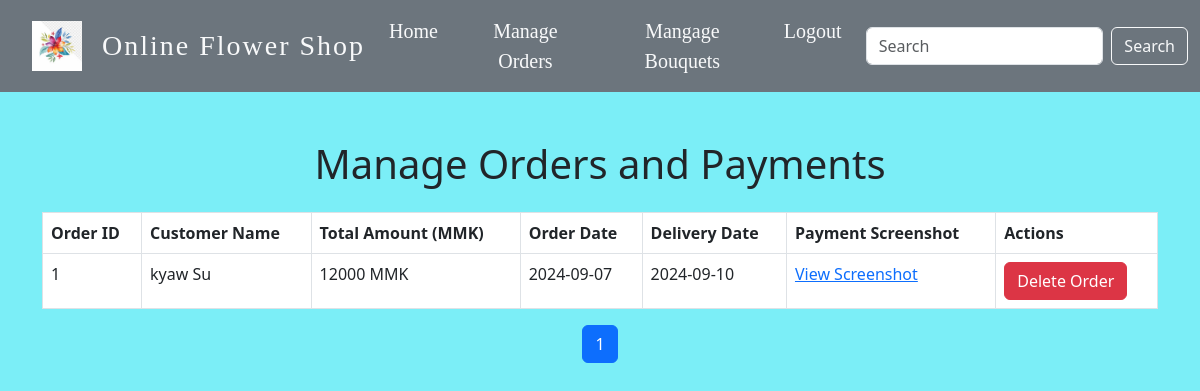
Screenshot of /admin_orders.php with the database file from the repository.
### tables this page shows
CREATE TABLE `orders` (
  `order_id` int(20) NOT NULL,
  `customer_id` int(20) NOT NULL,
  `bouquet_id` int(100) NOT NULL,
  `payment_id` int(100) NOT NULL,
  `status` int(6) NOT NULL,
  `delivery_date` date NOT NULL,
  `order_date` date NOT NULL,
  `total_amount` int(225) NOT NULL
);

CREATE TABLE `customer` (
  `customer_id` int(10) NOT NULL,
  `customer_name` varchar(40) NOT NULL,
  `email` varchar(80) NOT NULL,
  `address` varchar(100) NOT NULL,
  `phone` varchar(70) NOT NULL,
  `password` varchar(50) NOT NULL
);

### admin_orders.php (the view, shortened to what this page needs)
<?php
include('connect.php');
include('adminheader.php');
$limit = 10;
$page = isset($_GET['page']) ? (int)$_GET['page'] : 1;
$start = ($page - 1) * $limit;
$query = "SELECT orders.order_id, customer.customer_name, bouquet.bouquet_name,
orders.total_amount, orders.order_date, orders.delivery_date, payment.image_upload AS file_path
FROM orders
JOIN customer ON orders.customer_id = customer.customer_id
JOIN bouquet ON orders.bouquet_id = bouquet.bouquet_id
LEFT JOIN payment ON orders.order_id = payment.order_id
GROUP BY orders.order_id
LIMIT ?, ?";
$stmt = $con->prepare($query);
$stmt->bind_param("ii", $start, $limit);
$stmt->execute();
$result = $stmt->get_result();
$count_query = "SELECT COUNT(*) AS total_orders FROM orders";
$count_result = mysqli_query($con, $count_query);
$total_orders = mysqli_fetch_assoc($count_result)['total_orders'];
$total_pages = ceil($total_orders / $limit);
?>
<!DOCTYPE html>
<html lang="en">
<head>
</head>
<body>
<div class="container mt-5">
    <h1 class="text-center">Manage Orders and Payments</h1>
    <table class="table table-bordered mt-4">
        <thead>
            <tr>
                <th> Order ID</th>
                <th>Customer Name</th>
                <th>Total Amount (MMK)</th>
                <th>Order Date</th>
                <th>Delivery Date</th>
                <th>Payment Screenshot</th>
                <th>Actions</th>
            </tr>
        </thead>
        <tbody>
            <?php if ($result->num_rows > 0): ?>
                <?php while ($row = $result->fetch_assoc()):
                    $current_date = date('Y-m-d');
                    $delivery_date = $row['delivery_date'];
                    $is_deliverable = strtotime($delivery_date) <= strtotime($current_date);
                ?>
                    <tr>
                        <td><?php echo htmlspecialchars($row['order_id']); ?></td>
                        <td><?php echo htmlspecialchars($row['customer_name']); ?></td>
                        <td><?php echo htmlspecialchars($row['total_amount']); ?> MMK</td>
                        <td><?php echo htmlspecialchars($row['order_date']); ?></td>
                        <td><?php echo htmlspecialchars($row['delivery_date']); ?></td>
                        <td>
                            <?php if (!empty($row['file_path'])): ?>
                                <a href="viewss.php?file_path=<?php echo htmlspecialchars($row['file_path']); ?>" target="_blank">View Screenshot
                            <?php else: ?>
                                <span>No Screenshot Uploaded</span>
                            <?php endif; ?>
                        </td>
                        <td>
                            <form action="admin_orders.php" method="post">
                                <button type="submit" class="btn <?php echo $is_deliverable ? 'btn-danger' : 'btn-disabled'; ?>" <?php echo $is_deliverable ? '' : 'disabled'; ?>>
                                    Delete Order
                                </button>
                            </form>
                        </td>
                    </tr>
                <?php endwhile; ?>
            <?php else: ?>
                <tr>
                    <td colspan="8" class="text-center">No orders found.</td>
                </tr>
            <?php endif; ?>
        </tbody>
    </table>
    <nav>
        <ul class="pagination justify-content-center">
            <?php for ($i = 1; $i <= $total_pages; $i++): ?>
                <li class="page-item <?php if ($i == $page) echo 'active'; ?>">
                    <a class="page-link" href="admin_orders.php?page=<?php echo $i; ?>"><?php echo $i; ?></a>
                </li>
            <?php endfor; ?>
        </ul>
    </nav>
</div>
</body>
</html>

### style.css (style rules this page uses)
:root { --bgColor: rgb(212, 234, 241); --duoFont: serif; }
* { margin: 0; padding: 0; box-sizing: border-box; }
body { scroll-behavior: smooth; background-color: #7beef7; }

### rows the page displays
orders: order_id "1", customer.customer_name "kyaw Su", total_amount "12000", order_date "2024-09-07", delivery_date "2024-09-10"
